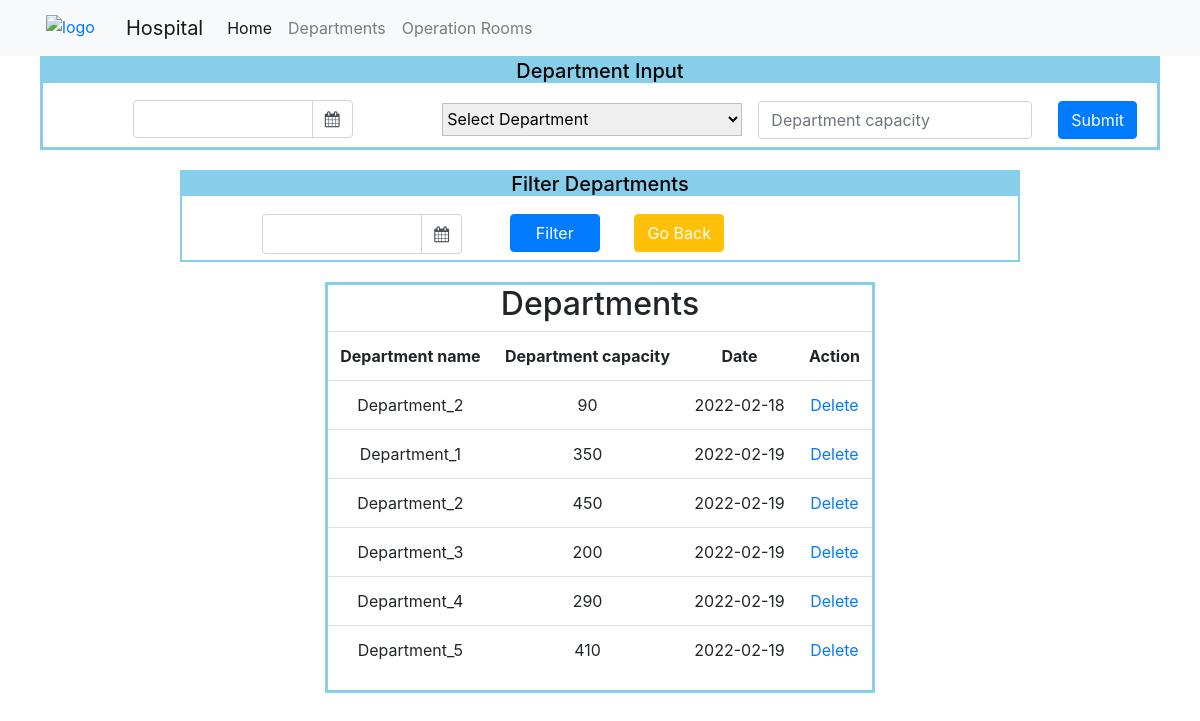
The page /admin on the database its author committed.
### app.py (models this page shows)
class Department_Info(db.Model):
    id = db.Column(db.String(200), primary_key=True)
    department_name = db.Column(db.String(200), nullable=False)
    department_capacity = db.Column(db.Integer, nullable=False)
    date = db.Column(db.DateTime, nullable=False)

### app.py (the view)
@app.route('/admin', methods=['GET', 'POST'])
def show_tables():
    if request.method == 'POST':
        if request.form['submit_btn2'] == 'submit_form2':
            date = request.form['date']
            dep_name = request.form['dep_name']
            dep_capacity = request.form['dep_capacity']
            new_department_info = Department_Info(
                    id=str(dep_name + '-' + str(uuid.uuid4())),
                    date=datetime.strptime(date, '%m/%d/%Y').date(),
                    department_name=dep_name,
                    department_capacity=int(dep_capacity),
                    )
            try:
                db.session.add(new_department_info)
                db.session.commit()
                return redirect('/admin')
            except:
                print('There was an issue adding new user entry')
                raise
        elif request.form['submit_btn2'] == 'filter':
            filtered_date = datetime.strptime(request.form['filter_date'], '%m/%d/%Y')
            filtered_entries = Department_Info.query.filter(Department_Info.date==filtered_date).all()
            return render_template('admin.html', departments=filtered_entries)
    else:
        department_info = Department_Info.query.order_by(Department_Info.date).all()
        return render_template('admin.html', departments=department_info)

### templates/admin.html (shortened to what this page needs)
<!DOCTYPE html>
<html lang="en">
<head>
    <link rel="stylesheet" href="{{ url_for('static', filename='css/styles.css') }}">
    <link rel="stylesheet" href="https://maxcdn.bootstrapcdn.com/bootstrap/4.0.0/css/bootstrap.min.css">
    <link rel="stylesheet" href="https://cdnjs.cloudflare.com/ajax/libs/bootstrap-datepicker/1.9.0/css/bootstrap-datepicker.min.css">
    <link rel="stylesheet" href="https://cdnjs.cloudflare.com/ajax/libs/font-awesome/4.7.0/css/font-awesome.min.css">
</head>
<body>
    <nav class="navbar navbar-expand-lg navbar-light bg-light">
        <div class="image">
            <a href="/">
                <img src="http://www.clipartsuggest.com/images/633/red-medical-symbol-9MqeBw-clipart.jpeg" alt="logo">
            </a>
        </div>
        <a class="navbar-brand" href="/">Hospital</a>
        <div class="collapse navbar-collapse" id="navbarNav">
          <ul class="navbar-nav">
            <li class="nav-item active">
              <a class="nav-link" href="/">Home <span class="sr-only">(current)</span></a>
            </li>
            <li class="nav-item">
              <a class="nav-link" href="/admin">Departments</a>
            </li>
            <li class="nav-item">
              <a class="nav-link" href="/rooms">Operation Rooms</a>
            </li>
          </ul>
        </div>
    </nav>
    <div class="user_input">
        <div class="heading"><h5>Department Input</h5></div>
        <form action='/admin' class="form-inline" method="post">
                <div class="input-group date" id="datepicker">
                    <input type="text" class="form-control" id='date_input' name='date' required/>
                    <span class="input-group-append">
                        <span class="input-group-text bg-white">
                            <i class="fa fa-calendar"></i>
                        </span>
                    </span>
                </div>
            <div class="dropdown_select" name='dropdown_select'>
                <select id="list" name='dep_name' onchange="getSelectValue();" required>
                    <option value="" disabled selected>Select Department</option>
                </select>
            </div>
            <div class="form-group mx-sm-3 mb-2" name='dur_and_cap'>
                <input type="number" min="0" class="form-control" name='dep_capacity' id="dep_capacity" placeholder="Department capacity" required>
            </div>
            <button type="submit" class="btn btn-primary mb-2" name="submit_btn2" value="submit_form2">Submit</button>
        </form>
    </div>
    <div class="filter">
        <div class="heading"><h5>Filter Departments</h5></div>
        <form action="/admin" method="post">
            <div class="input-group date" id="datepicker2">
                <input type="text" class="form-control" id='date_input2' name='filter_date' required/>
                <span class="input-group-append" id="filter_span">
                    <span class="input-group-text bg-white" >
                        <i class="fa fa-calendar"></i>
                    </span>
                </span>
            </div>
            <div class="filter_and_home_btns">
                <button type="submit" class="btn btn-primary mb-2" name="submit_btn2" value="filter" id="filter_btn">Filter</button>
                <button type="button" class="btn btn-warning mb-2" id="home_btn" onclick="history.back()"><a href="javascript:history.back()">Go Back</a></button>
            </div>
        </form>
    </div>
    <div class="Table_content" id="department_info">
        <table class="table">
            <thead><h2>Departments</h2></thead>
            <tbody class="table_body">
                    <tr>
                        <th>Department name</th>
                        <th>Department capacity</th>
                        <th>Date</th>
                        <th>Action</th>
                    </tr>
                {% for department in departments: %}
                    <tr>
                        <td>{{department.department_name}}</td>
                        <td>{{department.department_capacity}}</td>
                        <td>{{department.date.date()}}</td>
                        <td>
                            <a href="/admin/delete/{{department.id}}">Delete</a>
                        </td>
                    </tr>
                {% endfor %}
            </tbody>
        </table>
    </div>
</body>
</html>

### static/css/styles.css (style rules this page uses)
* { padding: 0; margin: 0; box-sizing: border-box; }
body { font-family: Verdana, Geneva, Tahoma, sans-serif; text-align: center; background-color: #eeeeee; }
.heading { background-color: skyblue; color: black; text-align: center; }
.user_input { margin-left: 40px; margin-right: 40px; border: 3px solid skyblue; }
.Table_content { border: 2px solid skyblue; width: 70%; text-align: center; margin: auto; margin-top: 20px; }
.table { text-align: center; }
.form-inline { margin: auto; }
#datepicker { width: 200px; margin: auto; }
#list { width: 300px; margin-left: 0; }
select { width: 300px; height: 33px; border: 1px solid rgb(191, 192, 192); }
.form-group { margin: auto; }
.btn { margin: 10px; margin-right: 20px; }
#datepicker { width: 220px; margin: auto; }
#datepicker2 { width: 300px; margin: auto; }
#date_input2 { margin-left: 80px; margin-top: 10px; height: 40px; }
#filter_span { margin-right: 20px; margin-top: 10px; height: 40px; }
#filter_btn { width: 90px; }
#home_btn { width: 90px; }
button a { color:white; }
.filter { border: 2px solid skyblue; width: 70%; text-align: center; margin: auto; margin-top: 20px; overflow: hidden; }
.filter_and_home_btns { margin-left: 50px; width: 280px; overflow: hidden; }
.filter form .input-group { margin: auto; text-align: center; width: 50vp; float:left; }
.image { width: 100px; margin: auto; margin-left: 10px; text-align: left; margin-top: 5px; }
img { margin-left: 20px; width: 50px; height: 30px; }
#department_info { border: solid skyblue; width: 550px; overflow: hidden; }

### rows shown on the page
Department_Info: department_name "Department_2", department_capacity "90", date "2022-02-18"
Department_Info: department_name "Department_1", department_capacity "350", date "2022-02-19"
Department_Info: department_name "Department_2", department_capacity "450", date "2022-02-19"
Department_Info: department_name "Department_3", department_capacity "200", date "2022-02-19"
Department_Info: department_name "Department_4", department_capacity "290", date "2022-02-19"
Department_Info: department_name "Department_5", department_capacity "410", date "2022-02-19"
